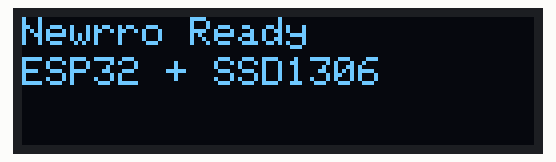
Bench run of a sketch on a simulated ESP32. Shown: 128×32 one-colour display.

Above: at 0.1 s.

The sketch:

OLED_Display.ino
```cpp
#include <Wire.h>
#include <Adafruit_GFX.h>
#include <Adafruit_SSD1306.h>

#define SCREEN_WIDTH 128
#define SCREEN_HEIGHT 32
#define OLED_RESET -1
#define SCREEN_ADDRESS 0x3C

Adafruit_SSD1306 display(SCREEN_WIDTH, SCREEN_HEIGHT, &Wire, OLED_RESET);

void setup() {
  Serial.begin(115200);

  Wire.begin(8, 9);

  if(!display.begin(SSD1306_SWITCHCAPVCC, SCREEN_ADDRESS)) {
    Serial.println("OLED not found");
    while(true);
  }

  display.clearDisplay();
  display.setTextSize(1);
  display.setTextColor(SSD1306_WHITE);

  display.setCursor(0, 0);
  display.println("Newrro Ready");

  display.setCursor(0, 10);
  display.println("ESP32 + SSD1306");

  display.display();
}

void loop() {}
```
